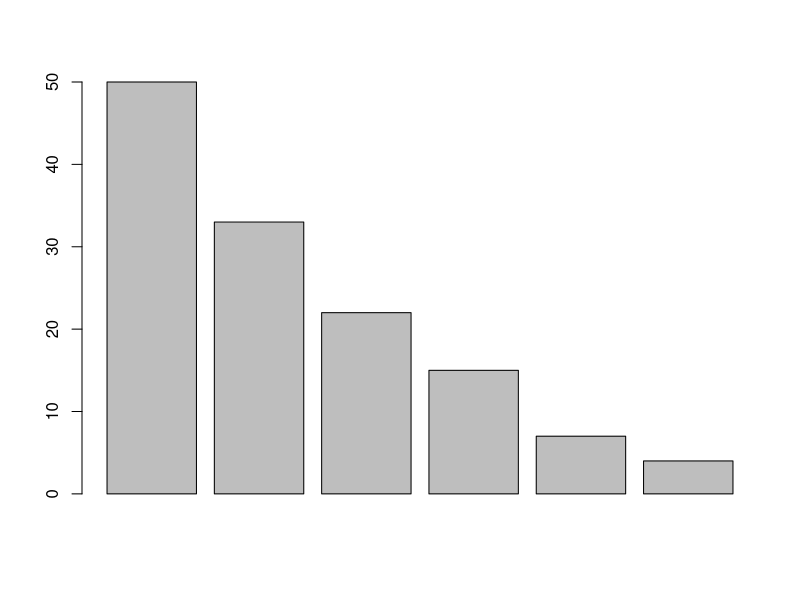
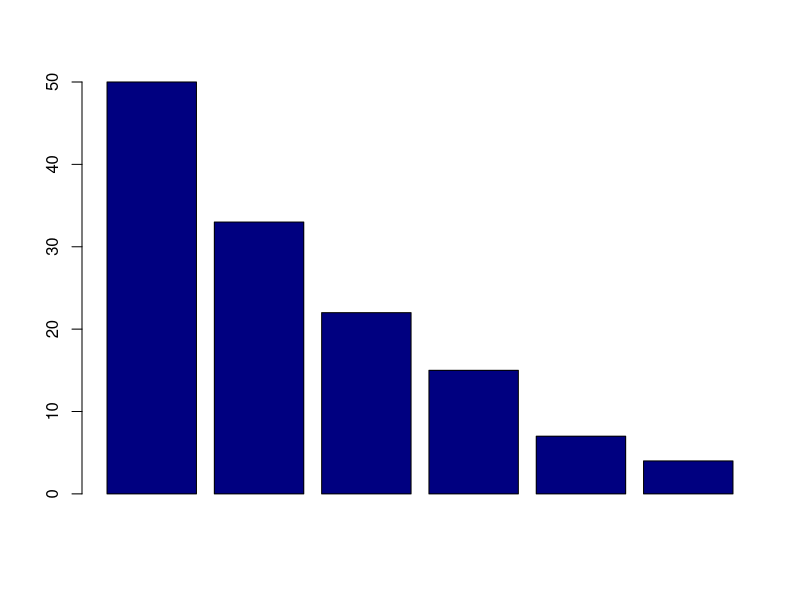
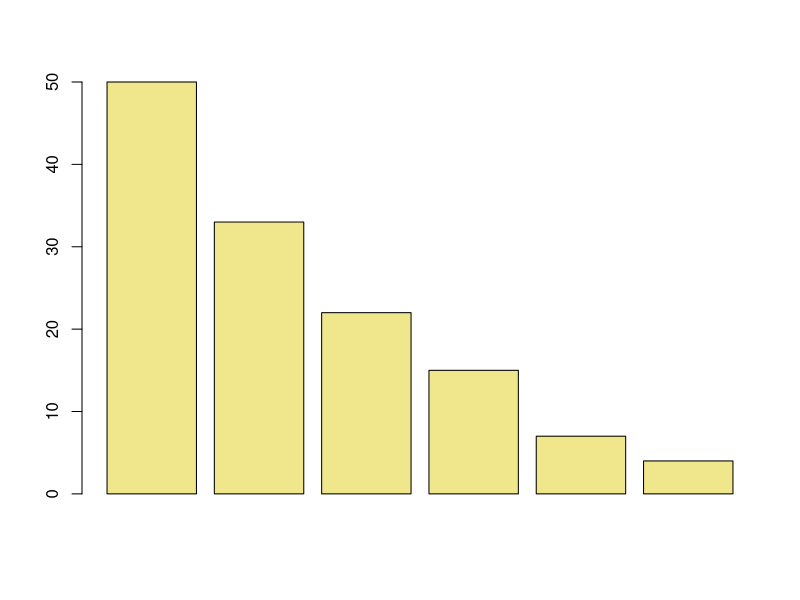
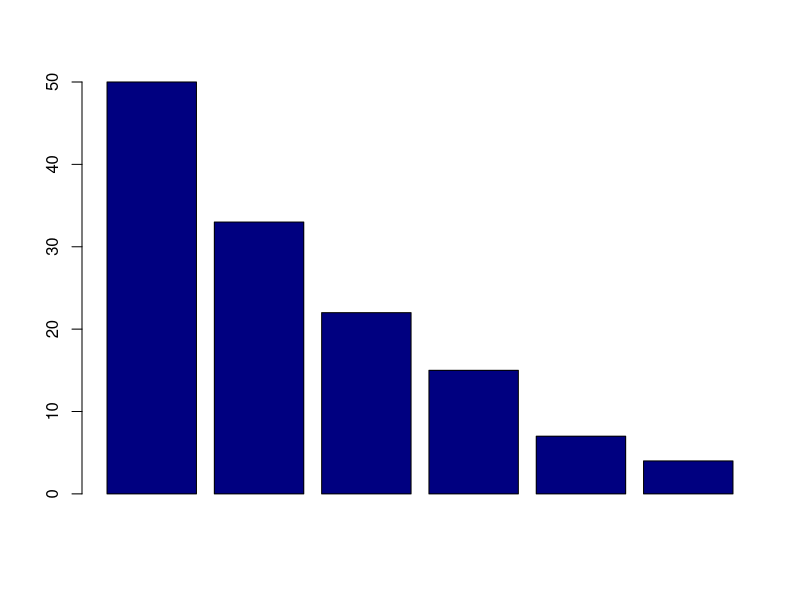
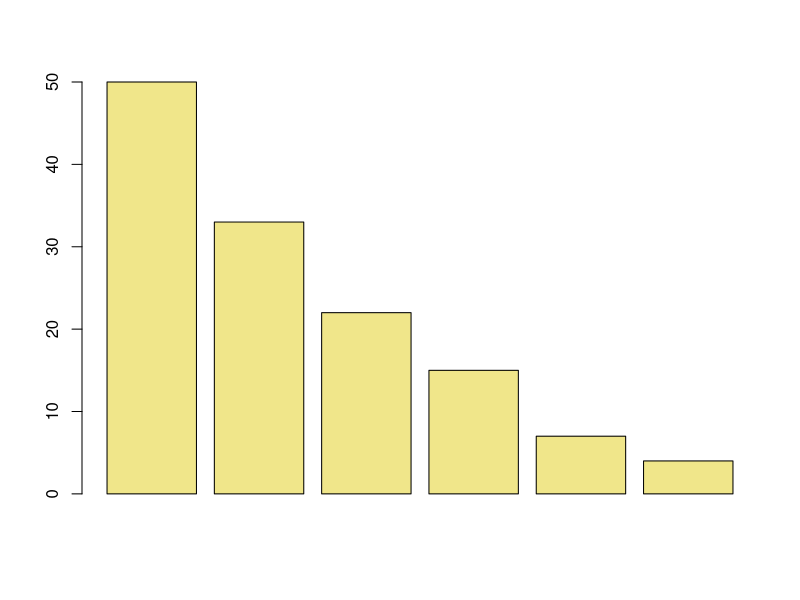
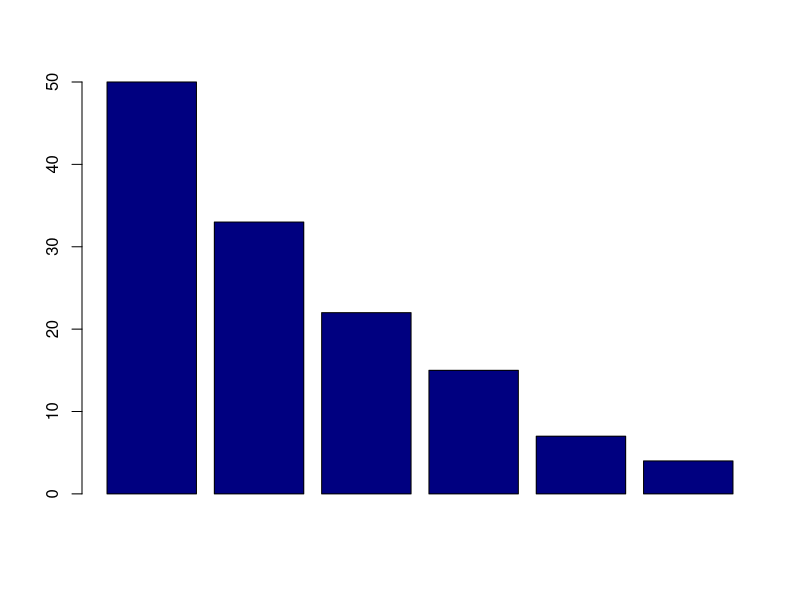
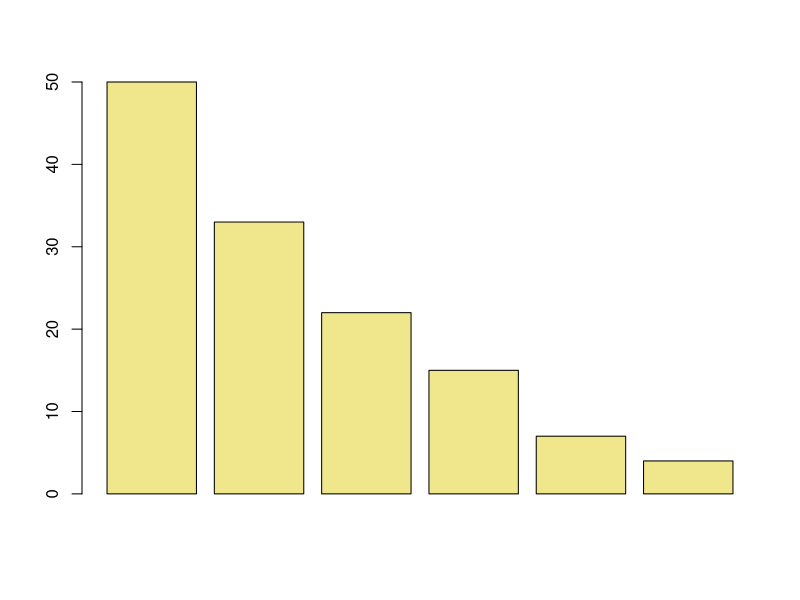
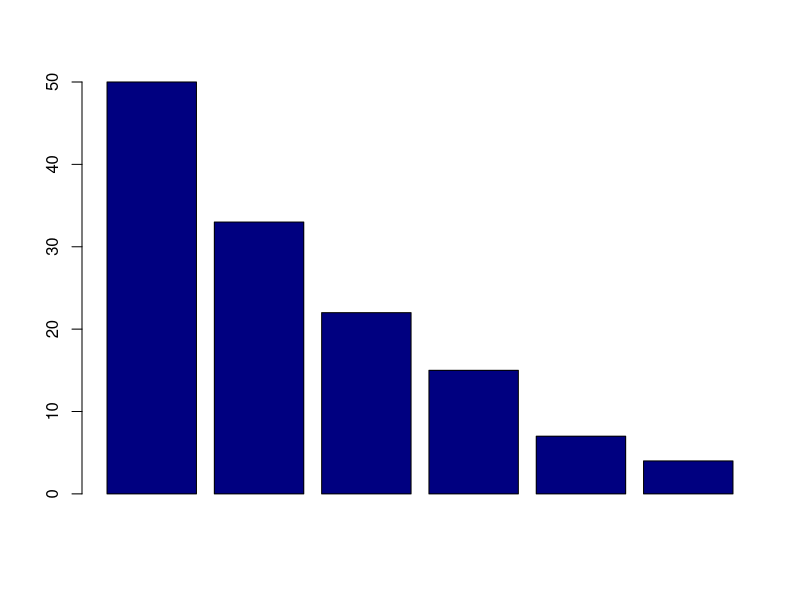

Source code (R) for these figures, in order:
# Titel:  Farbauswahl in R
# Datei:  Farbauswahl.R
# 
############################################################
# Erstellen eines Vektors x

x <- c(50, 33, 22, 15, 7, 4)  

# Standardsaeulendiagramm in R; 
# browseURL("https://www.rdocumentation.org/packages/graphics/versions/3.6.2/topics/barplot")
barplot(x)                    

##########################################################
# Farben in R

# Farbbezeichnungen fuer 502 verschiedene Farben,
?colors
colors()  # Liste mit Farbbezeichnungen 

# Informationen zu den Farben in R gibt es hier:
browseURL("https://datalab.cc/rcolors")

################################################################
# Farben verwenden

# Farbnamen
barplot(x, col = "navyblue")  
barplot(x, col = "khaki")  

# RGB (red green blue) Tripel als Dezimalbrueche (0.00-1.00)
barplot(x, col = rgb(.00, .00, .50))  # navyblue
barplot(x, col = rgb(.94, .90, .54))  # khaki

# RGB (red green blue) Tripel als ganzzahlige Werte (0-255)
barplot(x, col = rgb(0, 0, 128, max = 255))      # navyblue
barplot(x, col = rgb(240, 230, 140, max = 255))  # khaki

# RGB (red green blue) als Hexadezimalcode
barplot(x, col = "#000080")  # navyblue 
barplot(x, col = "#F0E68C")  # khaki

# Farbindex
barplot(x, col = colors() [491])  # navyblue
barplot(x, col = colors() [382])  # khaki

############################################################
# Grafiken koennen auch unterschiedlich gefaerbt sein;
# Erstellen eines Farbvektors; Farben wiederholen sich:
barplot(x, col = c("navyblue", "khaki"))
barplot(x, col = c("#000080", "#F0E68C"))

##############################################################
# Environemt leeren
rm(list = ls())  

# Grafiken entfernen
graphics.off()  

# Konsole leeren
cat("\014")  


